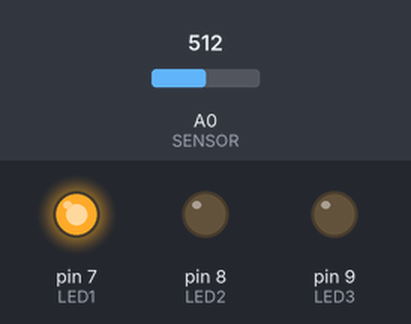
A sketch run on a simulated Arduino Uno, built with avr-gcc and run on an emulated ATmega328P. Parts: output pins drawn as LEDs (lit = HIGH). The inputs (shaded band) are chosen by the test bench; at power-on: A0 (SENSOR) = 512. What the sketch prints to the serial monitor is not drawn.

Above: at 1.2 s.
1.3 s: A0 (SENSOR) set to 624
3.5 s: A0 (SENSOR) set to 648
At 4.8 s:
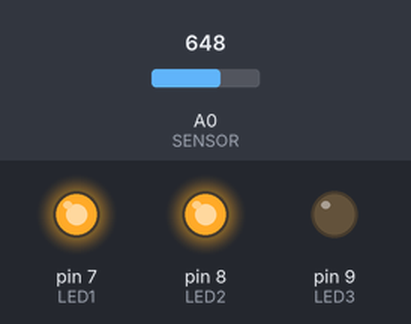
5.1 s: A0 (SENSOR) set to 306
At 5.6 s:
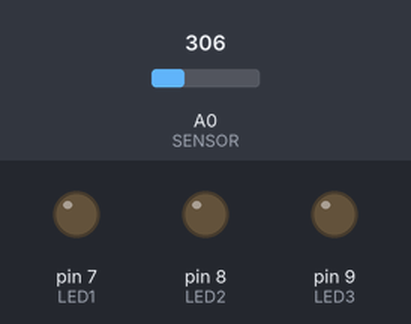
6.7 s: A0 (SENSOR) set to 336
At 7.1 s:
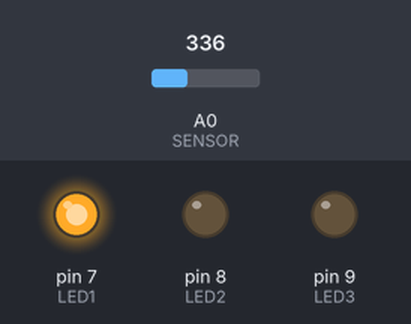
8.5 s: A0 (SENSOR) set to 1023
At 10.0 s:
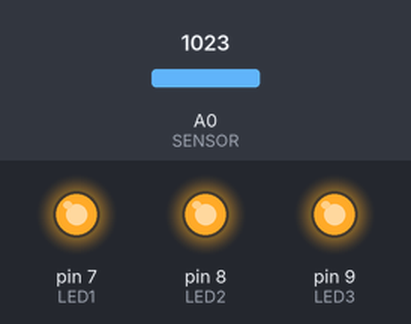
Timing chart, 0 to 11.1 s (numbered marks = the images above; inputs shaded):
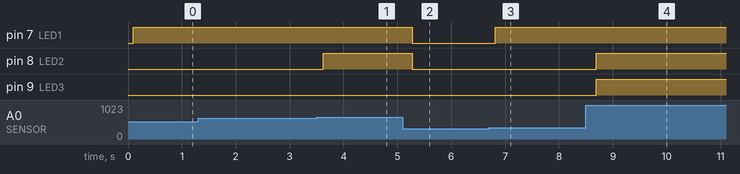

The sketch:

magicCommunication.ino
```cpp
// DEMO FOR SENDING SERIAL DATA FROM ARDUINO TO PROCESSING
//READS ANALOG SENSOR AND WRITES VALUE TO SERIAL PORT

const int SENSOR = A0; //sensor hooked up to analog pin A0
int val = 0;
const int LED1 = 7; // variable for which pin
const int LED2 = 8;
const int LED3 = 9;

void setup() {
  pinMode (SENSOR, INPUT);
  Serial.begin(9600); // Start serial communication at 9600 baud
  pinMode(LED1, OUTPUT); // set pin as output
  pinMode(LED2, OUTPUT);
  pinMode(LED3, OUTPUT);
}

void loop() {
  val = analogRead(SENSOR); //read sensor and assign to variable called val
  val = val / 4; //divide val by 4 or remap values to get byte-sized 0-255
  delay(100); // Wait 100 milliseconds

  /////////Uncomment Serial.print() OR Serial.write() and not both!//////////////

  //Serial. println(val); //to send human-readable data to Arduino monitor
  Serial.write(val);  //to send binary data to Processing

  if (val>=65){
  digitalWrite(LED1, LOW); // turn LEDs off
  digitalWrite(LED2, LOW);
  digitalWrite(LED3, LOW);
  }

  if (val>=80){
  digitalWrite(LED1, HIGH);
  digitalWrite(LED2, LOW);
  digitalWrite(LED3, LOW);
  }


  if (val>=160){
  digitalWrite(LED1, HIGH);
  digitalWrite(LED2, HIGH);
  digitalWrite(LED3, LOW);
  }

  if (val>=235){
  digitalWrite(LED1, HIGH);
  digitalWrite(LED2, HIGH);
  digitalWrite(LED3, HIGH);
  }
  delay(10); // Wait 10 milliseconds
}
```

Measured:
- the behaviour switches between 639 and 640 on A0 (SENSOR) (found by bisection; images 0 and 1)
- the behaviour switches between 319 and 320 on A0 (SENSOR) (found by bisection; images 2 and 3)
- after the input at 3.5 s, pin 8 (LED2): LOW → HIGH after 0.13 s
- after the input at 5.1 s, pin 7 (LED1), pin 8 (LED2): HIGH → LOW after 0.18 s
- after the input at 6.7 s, pin 7 (LED1): LOW → HIGH after 0.12 s
- after the input at 8.5 s, pin 8 (LED2), pin 9 (LED3): LOW → HIGH after 0.19 s
